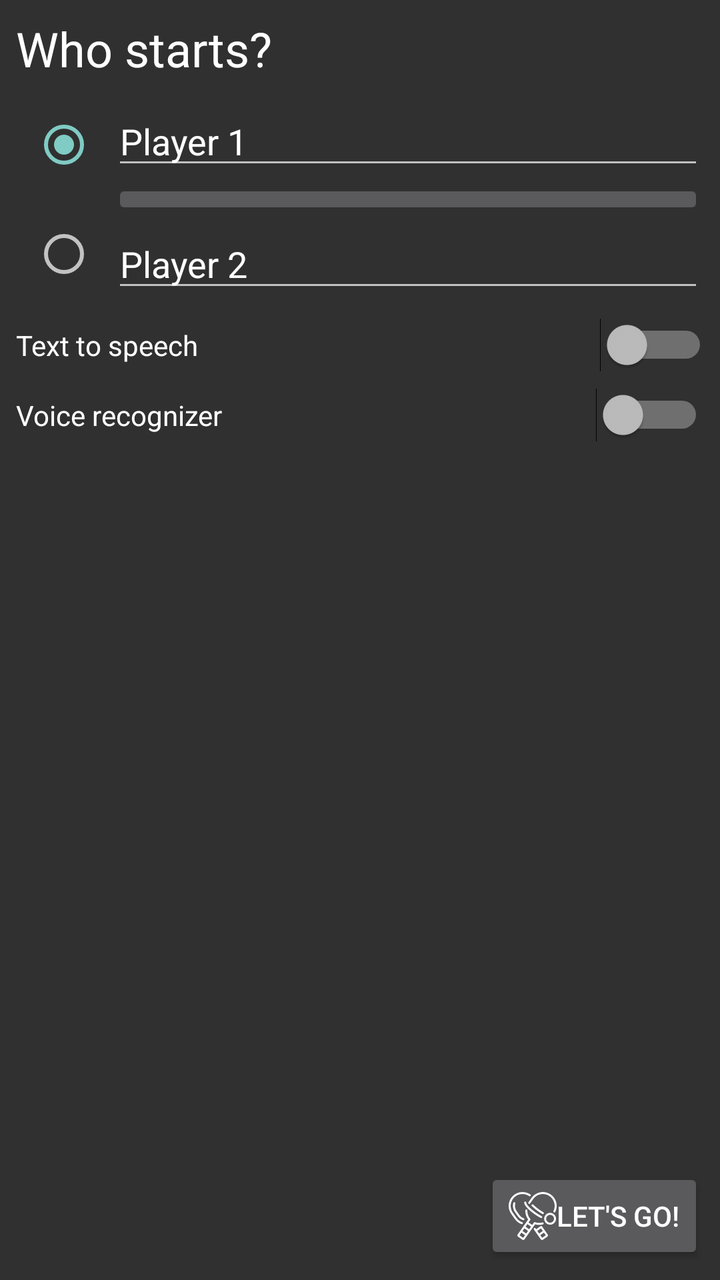
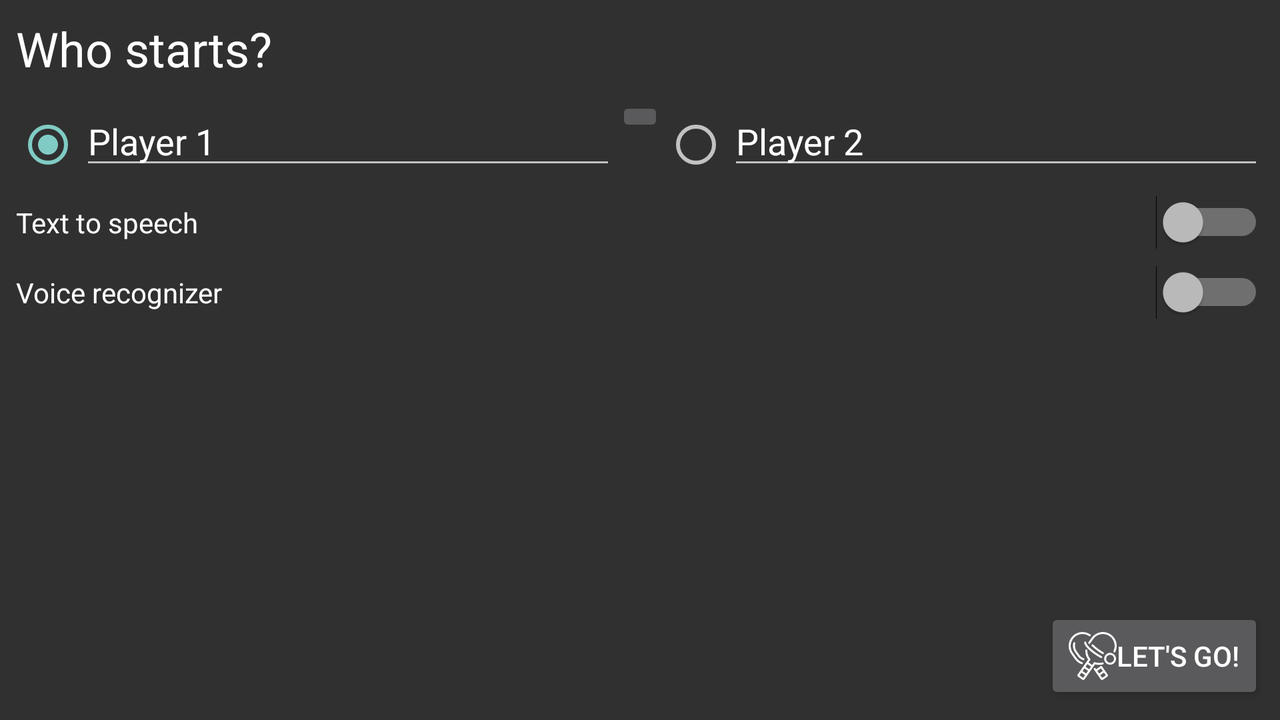

First picture: res/layout/ on a phone held upright. Second picture: the repository's own variant of that layout, on a device whose configuration matches the variant's folder. Source for both follows.
<!-- AndroidManifest.xml: application theme PingPointsTheme -->
<!-- res/layout/activity_starter_name.xml -->
<?xml version="1.0" encoding="utf-8"?>
<android.support.design.widget.CoordinatorLayout
        xmlns:tools="http://schemas.android.com/tools" android:id="@+id/coordinatorLayout"
        xmlns:android="http://schemas.android.com/apk/res/android"
        xmlns:app="http://schemas.android.com/apk/res-auto"
        android:layout_width="match_parent"
        android:layout_height="match_parent">

    <android.support.constraint.ConstraintLayout
        xmlns:android="http://schemas.android.com/apk/res/android"
        xmlns:tools="http://schemas.android.com/tools"
        xmlns:app="http://schemas.android.com/apk/res-auto"
        android:layout_width="match_parent"
        android:layout_height="match_parent"
        tools:context=".StarterNameActivity">

        <TextView
                android:layout_width="0dp"
                android:layout_height="wrap_content"
                android:id="@+id/WhoStarts" android:text="@string/who_starts"
                app:layout_constraintStart_toStartOf="parent" android:layout_marginLeft="8dp"
                android:layout_marginStart="8dp" android:textAppearance="@style/TextAppearance.AppCompat.Headline"
                android:layout_marginTop="8dp" app:layout_constraintTop_toTopOf="parent"/>
        <LinearLayout
                android:orientation="horizontal"
                android:layout_width="match_parent"
                android:layout_height="wrap_content"
                android:layout_marginTop="8dp"
                app:layout_constraintTop_toBottomOf="@+id/WhoStarts"
                app:layout_constraintStart_toStartOf="parent"
                android:layout_marginLeft="8dp" android:layout_marginStart="8dp" app:layout_constraintEnd_toEndOf="parent"
                android:layout_marginEnd="8dp" android:layout_marginRight="8dp" android:id="@+id/linearLayout"
                android:layout_margin="8dp">
            <RadioGroup
                    android:layout_width="wrap_content"
                    android:layout_height="match_parent"
                    android:layout_marginTop="8dp"
                    app:layout_constraintTop_toBottomOf="@+id/WhoStarts" android:id="@+id/starterRadioGroup"
                    android:layout_marginStart="8dp" app:layout_constraintStart_toStartOf="parent"
                    android:layout_marginLeft="8dp" app:layout_constraintEnd_toEndOf="parent"
                    android:layout_marginEnd="8dp"
                    android:layout_marginRight="8dp" android:layout_marginBottom="8dp">
                <RadioButton
                        android:layout_width="wrap_content"
                        android:layout_height="wrap_content" tools:layout_editor_absoluteY="93dp"
                        tools:layout_editor_absoluteX="16dp" android:id="@+id/radioPlayer1Starts"
                        android:layout_weight="1" android:gravity="top" android:checked="true"/>
                <RadioButton
                        android:layout_height="wrap_content" tools:layout_editor_absoluteY="93dp"
                        tools:layout_editor_absoluteX="16dp" android:id="@+id/radioPlayer2Starts"
                        android:layout_width="wrap_content" android:layout_weight="1"
                        android:gravity="bottom"/>
            </RadioGroup>
            <LinearLayout
                    android:orientation="vertical"
                    android:layout_width="match_parent"
                    android:layout_height="wrap_content">
                <AutoCompleteTextView
                        android:text="@string/player_1_default_name"
                        android:layout_width="match_parent"
                        android:layout_height="wrap_content" tools:layout_editor_absoluteY="48dp"
                        android:id="@+id/player1Name"
                        tools:layout_editor_absoluteX="143dp" android:hint="@string/player_1_default_name"
                        android:selectAllOnFocus="true"
                        android:completionThreshold="1"
                        android:singleLine="true"
                        android:imeOptions="actionNext"/>
                <ImageButton
                        android:layout_width="match_parent"
                        android:layout_height="wrap_content" app:srcCompat="@drawable/ic_swap_vert"
                        android:id="@+id/swapNamesButton" android:contentDescription="@string/swap_names"
                        android:onClick="swapNames"/>
                <AutoCompleteTextView
                        android:text="@string/player_2_default_name"
                        tools:layout_editor_absoluteX="136dp" android:id="@+id/player2Name"
                        android:hint="@string/player_2_default_name" android:layout_height="wrap_content"
                        android:layout_width="match_parent" android:selectAllOnFocus="true"
                        android:completionThreshold="1"
                        android:singleLine="true"
                        android:imeOptions="actionNext"/>
            </LinearLayout>
        </LinearLayout>
        <Switch
                android:text="@string/TTS"
                android:layout_width="0dp"
                android:layout_height="wrap_content"
                android:id="@+id/enableTtsSwitch"
                app:layout_constraintStart_toStartOf="parent"
                android:layout_marginLeft="8dp" android:layout_marginStart="8dp" app:layout_constraintEnd_toEndOf="parent"
                android:layout_marginEnd="6dp" android:layout_marginRight="6dp" app:layout_constraintHorizontal_bias="0.0"
                android:layout_marginTop="8dp" app:layout_constraintTop_toBottomOf="@+id/linearLayout"/>
        <Switch
                android:text="@string/STT"
                android:layout_width="0dp"
                android:layout_height="wrap_content"
                android:id="@+id/enableSttSwitch"
                android:layout_marginTop="8dp"
                app:layout_constraintTop_toBottomOf="@+id/enableTtsSwitch" android:layout_marginStart="8dp"
                app:layout_constraintStart_toStartOf="parent" android:layout_marginLeft="8dp" android:layout_marginEnd="8dp"
                app:layout_constraintEnd_toEndOf="parent" android:layout_marginRight="8dp"/>
        <Button
                android:text="@string/start"
                android:layout_width="wrap_content"
                android:layout_height="wrap_content"
                android:id="@+id/startMatchButton"
                style="@android:style/Widget.DeviceDefault.Button"
                android:layout_marginEnd="8dp" app:layout_constraintEnd_toEndOf="parent" android:layout_marginRight="8dp"
                android:layout_marginBottom="8dp" app:layout_constraintBottom_toBottomOf="parent"
                android:drawableStart="@drawable/ic_new_match"
                android:drawableLeft="@drawable/ic_new_match" android:onClick="startMatch"/>

    </android.support.constraint.ConstraintLayout>

</android.support.design.widget.CoordinatorLayout>
<!-- resources referenced by this layout -->
<resources>
  <!-- drawable ic_new_match: vector/xml drawable (drawable, 5151 chars, omitted) -->
  <string name="STT">Voice recognizer</string>
  <string name="TTS">Text to speech</string>
  <string name="player_1_default_name">Player 1</string>
  <string name="player_2_default_name">Player 2</string>
  <string name="start">Let\'s go!</string>
  <string name="swap_names">Swap names</string>
  <string name="who_starts">Who starts?</string>
  <style name="PingPointsTheme" parent="Base.V22.Theme.AppCompat">
          <item name="android:actionBarStyle">@style/ColoredActionBarBackground</item>
          
          <item name="actionBarStyle">@style/ColoredActionBarBackground</item>
      </style>
  <style name="ColoredActionBarBackground" parent="@style/Widget.AppCompat.Light.ActionBar.Solid.Inverse">
          <item name="android:background">@color/colorPrimaryDark</item>
          
          <item name="background">@color/colorPrimaryDark</item>
      </style>
  <color name="colorPrimaryDark">#004aa7</color>
</resources>
<!-- res/layout-land/activity_starter_name.xml (the repository's variant of the layout above) -->
<!-- drawn on the phone turned sideways -->
<?xml version="1.0" encoding="utf-8"?>
<android.support.design.widget.CoordinatorLayout
        xmlns:tools="http://schemas.android.com/tools" android:id="@+id/myCoordinatorLayout"
        xmlns:android="http://schemas.android.com/apk/res/android"
        xmlns:app="http://schemas.android.com/apk/res-auto"
        android:layout_width="match_parent"
        android:layout_height="match_parent">

    <android.support.constraint.ConstraintLayout
        xmlns:android="http://schemas.android.com/apk/res/android"
        xmlns:tools="http://schemas.android.com/tools"
        xmlns:app="http://schemas.android.com/apk/res-auto"
        android:layout_width="match_parent"
        android:layout_height="match_parent"
        tools:context=".StarterNameActivity">

        <TextView
                android:layout_width="0dp"
                android:layout_height="wrap_content"
                android:id="@+id/WhoStarts" android:text="@string/who_starts"
                app:layout_constraintStart_toStartOf="parent" android:layout_marginLeft="8dp"
                android:layout_marginStart="8dp" android:textAppearance="@style/TextAppearance.AppCompat.Headline"
                android:layout_marginTop="8dp" app:layout_constraintTop_toTopOf="parent"/>
        <RadioGroup
                android:layout_width="0dp"
                android:layout_height="wrap_content"
                android:layout_marginTop="8dp"
                app:layout_constraintTop_toBottomOf="@+id/WhoStarts" android:id="@+id/starterRadioGroup"
                android:layout_marginStart="8dp" app:layout_constraintStart_toStartOf="parent"
                android:layout_marginLeft="8dp" app:layout_constraintEnd_toEndOf="parent" android:layout_marginEnd="8dp"
                android:layout_marginRight="8dp" android:orientation="horizontal">
            <RadioButton
                    android:layout_width="wrap_content"
                    android:layout_height="wrap_content" tools:layout_editor_absoluteY="93dp"
                    tools:layout_editor_absoluteX="16dp" android:id="@+id/radioPlayer1Starts" android:layout_weight="0"
                    android:checked="true"/>
            <AutoCompleteTextView
                    android:text="@string/player_1_default_name"
                    android:layout_width="match_parent"
                    android:layout_height="wrap_content" tools:layout_editor_absoluteY="48dp"
                    android:id="@+id/player1Name"
                    tools:layout_editor_absoluteX="143dp" android:hint="@string/player_1_default_name"
                    android:layout_weight="1"
                    android:completionThreshold="1"/>
            <ImageButton
                    android:layout_width="wrap_content"
                    android:layout_height="wrap_content" app:srcCompat="@drawable/ic_swap_horiz"
                    android:layout_weight="0" android:id="@+id/swapNamesButton"
                    android:contentDescription="@string/swap_names" android:onClick="swapNames"/>
            <RadioButton
                    android:layout_width="wrap_content"
                    android:layout_height="wrap_content" tools:layout_editor_absoluteY="93dp"
                    tools:layout_editor_absoluteX="16dp" android:id="@+id/radioPlayer2Starts"
                    android:layout_weight="0"/>
            <AutoCompleteTextView
                    android:text="@string/player_2_default_name"
                    android:layout_width="match_parent"
                    tools:layout_editor_absoluteX="136dp" android:id="@+id/player2Name"
                    android:hint="@string/player_2_default_name" android:layout_height="wrap_content" android:layout_weight="1"
                    android:completionThreshold="1"/>
        </RadioGroup>
        <Switch
                android:text="@string/TTS"
                android:layout_width="0dp"
                android:layout_height="wrap_content"
                android:id="@+id/enableTtsSwitch"
                android:layout_marginTop="8dp" app:layout_constraintTop_toBottomOf="@+id/starterRadioGroup"
                android:layout_marginEnd="8dp" app:layout_constraintEnd_toEndOf="parent" android:layout_marginRight="8dp"
                android:layout_marginStart="8dp" app:layout_constraintStart_toStartOf="parent"
                android:layout_marginLeft="8dp"/>
        <Switch
                android:text="@string/STT"
                android:layout_width="0dp"
                android:layout_height="wrap_content"
                android:id="@+id/enableSttSwitch" android:layout_marginTop="8dp"
                app:layout_constraintTop_toBottomOf="@+id/enableTtsSwitch" app:layout_constraintEnd_toEndOf="parent"
                android:layout_marginEnd="8dp" android:layout_marginRight="8dp"
                app:layout_constraintStart_toStartOf="parent" android:layout_marginLeft="8dp"
                android:layout_marginStart="8dp"/>
        <Button
                android:text="@string/start"
                android:layout_width="wrap_content"
                android:layout_height="wrap_content"
                android:id="@+id/button2"
                android:layout_marginBottom="8dp"
                app:layout_constraintBottom_toBottomOf="parent" android:layout_marginEnd="8dp"
                app:layout_constraintEnd_toEndOf="parent" android:layout_marginRight="8dp"
                style="@android:style/Widget.DeviceDefault.Button"
                android:drawableStart="@drawable/ic_new_match"
                android:drawableLeft="@drawable/ic_new_match"
                android:onClick="startMatch"/>
    </android.support.constraint.ConstraintLayout>

</android.support.design.widget.CoordinatorLayout>
